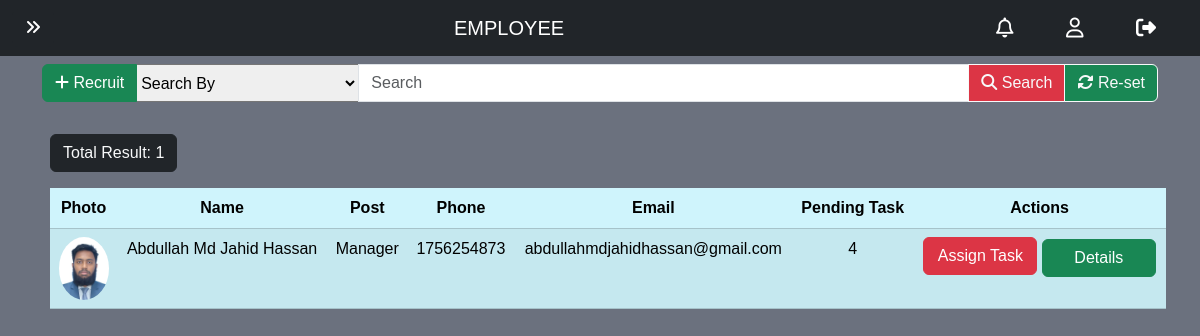
Screenshot of /employee.php (signed in) with the database file from the repository.
### tables this page shows
CREATE TABLE `employee` (
  `id` varchar(50) NOT NULL,
  `name` varchar(100) DEFAULT NULL,
  `post` varchar(50) DEFAULT NULL,
  `phone` bigint DEFAULT NULL,
  `email` varchar(100) DEFAULT NULL,
  `password` varchar(100) DEFAULT NULL,
  `address` varchar(100) DEFAULT NULL,
  `gender` text,
  `salary` int DEFAULT NULL,
  `nid` bigint DEFAULT NULL,
  `nid_file` varchar(100) DEFAULT NULL,
  `certificate_file` varchar(100) DEFAULT NULL,
  `resume_file` varchar(100) DEFAULT NULL,
  `photo_file` varchar(100) DEFAULT NULL,
  `position` text NOT NULL
);

### employee.php (the view, shortened to what this page needs)
<!DOCTYPE html>
<html lang="en">
<head>
    <?php include '_link_common.php'; ?>
    <link rel="stylesheet" href="navbar.css">
    <link rel="stylesheet" href="footer.css">
    <link rel="stylesheet" href="dash_admin.css">
</head>
<body>
    <?php
        $key = "all";
        $word = "";
        require '_nav_admin.php';
    ?>
    <div class="container my-2">
        <form method="get">
            <div class="input-group">
                <a href="employee_recruit.php" class="btn btn-success">
                    <i class="fa-solid fa-plus"></i> Recruit
                </a>
                <select class="search-select" name="key" style="width: 20%;">
                    <option value="all" selected>Search By</option>
                </select>
                <input type="text" class="form-control" name="word" placeholder="Search">
                <button class="btn btn-danger btn-outline-light" name="search" type="submit"><i class="fa-solid fa-magnifying-glass"></i> Search</button>
                <button class="btn btn-success btn-outline-light" name="reset" type="submit"><i class="fa-solid fa-rotate"></i> Re-set</button>
            </div>
        </form>
    </div>
    <?php
        require '_database_connect.php';
        if(isset($key) && isset($word)){
            if($key=="all" && $word==""){
                $show_employee_sql = "SELECT * FROM `employee`";
            } else if($key=="all" && $word!=""){
                    $show_employee_sql = "SELECT * FROM `employee` WHERE CONCAT(name, post, phone, email, id) LIKE '%$word%'";
            } else if($key=="name" && $word!=""){
                $show_employee_sql = "SELECT * FROM `employee` WHERE `name` LIKE '%$word%'";
            } else if($key=="post" && $word!=""){
                $show_employee_sql = "SELECT * FROM `employee` WHERE `post` LIKE '%$word%'";
            } else if($key=="phone" && $word!=""){
                $show_employee_sql = "SELECT * FROM `employee` WHERE `phone` LIKE '%$word%'";
            } else if($key=="email" && $word!=""){
                $show_employee_sql = "SELECT * FROM `employee` WHERE `email` LIKE '%$word%'";
            } else if($key=="e-id" && $word!=""){
                $show_employee_sql = "SELECT * FROM `employee` WHERE `id` LIKE '%$word%'";
            } else {$show_employee_sql = "SELECT * FROM `employee`";}
        }
        $run_show_employee = mysqli_query($connect, $show_employee_sql);
        $total_employee = mysqli_num_rows($run_show_employee);
        echo "
            <div class='container overflow-auto mt-4'>
                <div class='num_of_res text-light btn btn-dark m-2'>
                    <h7 class='pt-2'>Total Result: $total_employee</h7>
                </div>";
        if($total_employee>0){
            echo "
                <table class='table table-info table-striped table-hover m-2 p-2 text-center'>
                    <thead>
                        <tr>
                            <th>Photo</th>
                            <th>Name</th>
                            <th>Post</th>
                            <th>Phone</th>
                            <th>Email</th>
                            <th>Pending Task</th>
                            <th>Actions</th>
                        </tr>
                    </thead>
                    <tbody>
            ";
            for($i=0; $i<$total_employee; $i++){
                require '_database_connect.php';
                $employee = mysqli_fetch_assoc($run_show_employee);
                $get_task_number_sql = "SELECT * FROM `task` WHERE `employee_id` = '{$employee['id']}'";
                $get_task_number = mysqli_query($connect, $get_task_number_sql);
                $task_number = mysqli_num_rows($get_task_number);
                echo "
                        <tr>
                            <td><img src='$employee[photo_file]' class='rounded-circle' alt='Employee Photo' style='width: 50px'></td>
                            <td>$employee[name]</td>
                            <td>$employee[post]</td>
                            <td>$employee[phone]</td>
                            <td>$employee[email]</td>
                            <td>$task_number</td>
                            <td>
                                <form method='post'>
                                    <input class='visually-hidden' type='text' name='employee_id' value='$employee[id]'>
                                    <button class='btn btn-danger mb-1' type='submit' name='assign_task' style='width: 114px'>Assign Task</button>
                                    <button class='btn btn-success' type='submit' name='details' style='width: 114px'>Details</button>
                                </form>
                            </td>
                        </tr>
                ";
            }
            echo "
                    </tbody>
                </table>
            ";
        }
        echo"</div>";
    ?>
</body>
</html>

### variables.css (style rules this page uses)
:root { --carousel-btn-color: aqua; --body-background-color: #6B717E; --login-box-width: 400px; --login-box-height: 500px; --registration-box-width: 400px; --registration-box-height: 850px; }

### all_body.css (style rules this page uses)
* { font-family: Arial, Helvetica, sans-serif; }
body { width: 100%; margin: 0; background-color: var(--body-background-color); }

### footer.css (style rules this page uses)
:root { --footer-back: black; }

### rows the page displays
employee: photo_file (picture), name "Abdullah Md Jahid Hassan", post "Manager", phone "1756254873", email "abdullahmdjahidhassan@gmail.com", task_number "4"

### other values shown
$page_name "EMPLOYEE"
$total_employee "1"
